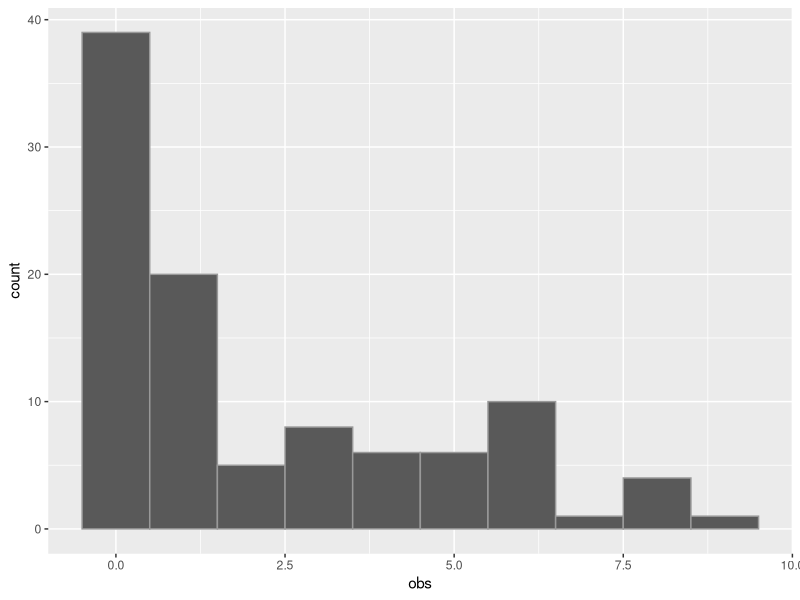
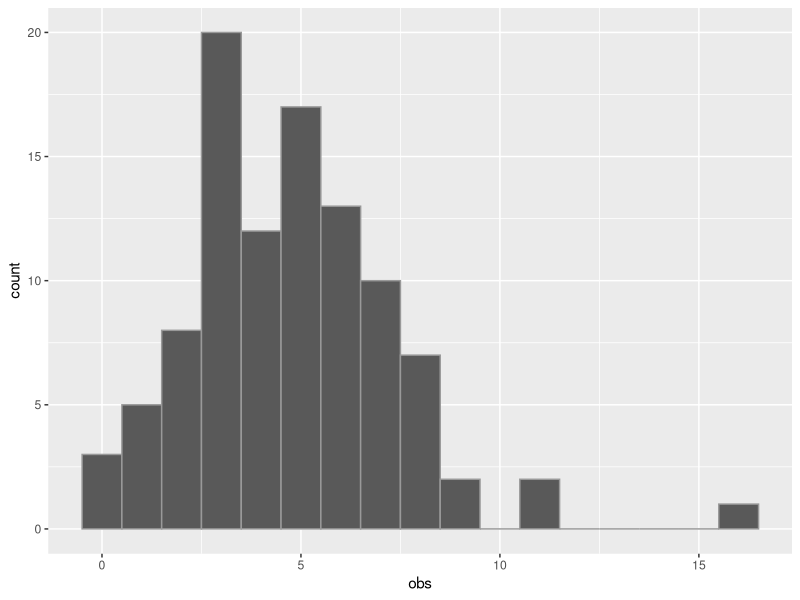

Source code (R) for these figures, in order: (Note: this script raises an error after producing the figures.)
## ---- chunk 1
library(ggplot2)
library(dplyr)
library(gtools)
library(matrixStats)
## ---- chunk 2
make_sim = function (N, lambda, tau) {
  J = 2             # number of mixture components
  # we will use mixture of exponential distributions here.
  
  data = data.frame(group = NA, obs = NA)
  
  for (i in 1:N) {
    group = sample(1:J, 1, prob = tau)
    obs = rpois(1, lambda[group])
    data[i,] = c(group, obs)
  }
  return (data)
}

data = make_sim(1e2, c(5,0.5), c(0.3,0.7))
alt_data = make_sim(1e2, c(5,0.5), c(1,0)) # no mixture case
ggplot(data, aes(x = obs)) +
  geom_histogram(binwidth = 1, linewidth = 0.5, color = "grey60")

ggplot(alt_data, aes(x =obs)) +
  geom_histogram(binwidth = 1, linewidth = 0.5, color = "grey60")

## ---- chunk 3
update_tau = function (z, k, delta) {
  pop_sizes = sapply(1:k, function (j) {sum(z == j)})
  return (gtools::rdirichlet(1, delta + pop_sizes))
}

update_theta = function (z, k, y, alpha, beta) {
  pop_sizes = sapply(1:k, function (j) {sum(z == j)})
  sum_squares = sapply(1:k, function (j) {
    sum(y[which(z == j)])
  })
  return (rgamma(k, alpha + sum_squares, beta + pop_sizes))
}

update_z = function (y, theta, tau, k) {
  return (
    sapply(
      y,
      function (yi) {
        sample(
          1:k, 1,
          prob = sapply(1:k, function (j) {
            tau[j] * dpois(yi, lambda = theta[j])
          })
        )
      }
    )
  )
}

split_merge = function (y, theta, tau, z, k, K) {
  if (k == 1) {
    return (split(y, theta, tau, z, delta) )
  } else {
    return (merge(y, theta, tau, z, delta))
  }
}

split = function (y, theta, tau, z, delta) {
  w = rbeta(2,2,2)
  oldtheta = theta
  oldtau = tau
  # if we are splitting, k = 1, so tau = 1
  tau = c(w[1], (1-w[1]))
  # if we are splitting, k = 1, so theta is one thing
  theta = c(theta * w[2]/tau[1], theta * (1-w[2])/tau[2])
  Jacobian = log(oldtheta/(oldtau*w[1] * (1-w[1])))
  A = -sm_acceptance_no_jac(
    oldtheta = theta, oldtau = tau,
    theta = oldtheta, tau = oldtau,
    w = w, y = y, z = z, delta = delta
  ) + Jacobian
  if (runif(1) < exp(A)) {
    # don't need min(1, A) because 1 <= A if min(1, A) = 1
    # accept the move
    z = update_z(y, theta, tau, 2)
    return (list(theta = theta, tau = tau, z = z))
  } else {
    return (list(theta = oldtheta, tau = oldtau, z = z))
  }
}

merge = function (y, theta, tau, z, delta) {
  w = c( # two weights imply the denominator sums to one
    tau[1], 
    (theta * tau)[1]/(sum(theta * tau))
  )
  
  oldtheta = theta
  oldtau = tau
  theta = sum(theta * tau)
  tau = 1
  Jacobian = log(oldtau[1] * 
    (oldtheta[1] * oldtau[1]^2 + oldtheta[2]*oldtau[2]^2)/
    (1 * (theta)^2))
  
  A = sm_acceptance_no_jac(oldtheta, oldtau, theta, tau, w, y, z = z, delta) + Jacobian
  if (runif(1) < exp(A)) {
    z = rep(1, length(y))
    return (list(theta = theta, tau = tau, z = z))
  } else {
    return (list(theta = oldtheta, tau = oldtau, z = z))
  }
}

# split-merge acceptance ratio without the jacobian
sm_acceptance_no_jac = function (oldtheta, oldtau, theta, tau, w, y, z, delta) {
  # theta is of length one
  # old theta is of length two
  log_lik_ratio = sum(dpois(y, theta, log = T)) - 
    (sum(dpois(y[z == 1], oldtheta[1], log = T)) + sum(dpois(y[z==2],oldtheta[2], log=T)))
  beta_density = -dbeta(oldtau[1], delta, delta, log = T)
  prior_ratio = dgamma(theta, alpha, beta, log = T) -
    (dgamma(oldtheta[1], alpha, beta, log = T) + dgamma(oldtheta[2], alpha, beta, log = T))
  weight_density = dbeta(w[1], 2,2) * dbeta(w[2], 2,2, log = T)
  return (-log(2) + log_lik_ratio + prior_ratio + beta_density + weight_density)
}

birth_death = function (y, theta, tau, z, k) {
  if (k == 1) {
    return (birth(y, theta, tau, z, k, alpha, beta)) 
  } else {
    return (death(y, theta, tau, z, k, alpha, beta))
  }
}

birth = function (y, theta, tau, z, k, alpha, beta) {
  oldtheta = theta
  oldtau = tau
  theta = c(theta, rgamma(1, alpha, beta))
  t = rbeta(1,1,1)
  tau = c(tau*(1-t), t)
  
  A = birth_death_acceptance_ratio(t, delta, k)
  if (runif(1) < A) {
    return (list(theta = theta, tau = tau))
  } else {
    return (list(theta = oldtheta, tau = oldtau))
  }
}

death = function (y, theta, tau, z, k, alpha, beta) {
  if (length(setdiff(z, 1:2)) == 0) {
    return (list(theta = theta, tau = tau)) # instantly rejected
  }
  missing = setdiff(z, 1:2)
  not_missing = setdiff(1:2, missing)
  oldtheta = theta
  oldtau = tau
  theta = theta[notmissing]
  noise = tau[missing]
  tau = 1
  
  A = 1/birth_death_acceptance_ratio(noise, delta, k)
  if (runif(1) < A) {
    return (lsit(theta = theta, tau = tau))
  } else {
    return (list(theta = oldtheta, theta = oldtau))
  }
}

birth_death_acceptance_ratio = function (tau, delta, k) {
  # the ratio for when k = 1
  return (
    1/2 * dbeta(tau, delta, delta)/dbeta(tau, 1, k) * (1-tau)
  )
}

log_prior = function (y, theta, tau, z, k, alpha, beta, delta) {
  prior_log_lik = sum(dgamma(theta, alpha, beta, log = T))
  prior_log_lik = prior_log_lik + sum(dbeta(tau, delta, delta, log = T))
  prior_log_lik = prior_log_lik - log(2) # for k
  
  prior_z = sapply(1:length(y), function (i) {
    z_probs = sapply(1:k, function (j) {
      log(tau[j]) + dpois(y[i], lambda = theta[j], log = T)
    })
    
    return (z_probs[z[i]] - matrixStats::logSumExp(z_probs))
  })
  prior_log_lik = prior_log_lik + sum(prior_z)
  return(prior_log_lik)
}

complete_log_post = function (y, theta, tau, z, k, alpha, beta, delta) {
  log_liks = sapply(1:k, function (j) {
    sum(dpois(y[z == j], theta[j], log = T))
  })
  return (
    sum(log_liks) + log_prior(y, theta, tau, z, k, alpha, beta, delta)
  )
}

log_post = function (y, theta, tau, z, k, alpha, beta, delta) {
  log_liks = sapply(y, function (yi) {
    matrixStats::logSumExp(
      sapply(1:k, function (j) {
        dpois(yi, theta[j], log = T) + log(tau[j])
      })
    )
  })
  
  return (
    sum(log_liks) + log_prior(y, theta, tau, z, k, alpha, beta, delta)
  )
}
## ---- chunk 4
rjmcmc = function (M, alpha, beta, delta, y, seed = 1) {
  set.seed(seed)

  params = c()
  
  alpha = 10 # priors
  beta = 1
  delta = 1
  
  pars = list(
    theta = rgamma(1, alpha, beta),
    tau = 1,
    k = 1,
    lik = NA,
    complete_lik = NA#,
    #  z = rep(1, N)
  )
  z = rep(1, length(y))
  
  # runs slowly if the z are saved in the theta
  # already runs kind of slowly
  for (i in 1:M) {
    pars$tau = update_tau(z, pars$k, delta)
    pars$theta = update_theta(z, pars$k, y, alpha, beta)
    pars$theta = sort(pars$theta)
    z = update_z(y, pars$theta, pars$tau, pars$k)
    
    sm = split_merge(y, pars$theta, pars$tau, z, pars$k, 2)
    pars$theta = sm$theta
    pars$tau = sm$tau
    z = sm$z
    pars$k = length(pars$tau)
    
    bd = birth_death(y, pars$theta, pars$tau, z, pars$k)
    pars$theta = bd$theta
    pars$theta = sort(pars$theta)
    pars$tau = bd$tau
    
    pars$post = log_post(y, pars$theta, pars$tau, z, pars$k, alpha, beta, delta)
    pars$complete_post = complete_log_post(y, pars$theta, pars$tau, z, pars$k, alpha, beta, delta)
    
    params[[i]] = pars
  }
  
  # we don't return the posterior over z, and just one sample, for ease
  return (list(params = params, allocations = z))
}
## ---- chunk 5
params = rjmcmc(1e4, 10, 1, 1, data$obs)$params
agg_data = data.frame(
  i = 1:M,
  k = sapply(1:M, function (i) {params[[i]]$k}),
  theta1 = sapply(1:M, function (i) {params[[i]]$theta[1]}),
  theta2 = sapply(1:M, function (i) {params[[i]]$theta[2]}),
  tau1 = sapply(1:M, function (i) {params[[i]]$tau[1]}),
  tau2 = sapply(1:M, function (i) {params[[i]]$tau[2]}),
  cpost = sapply(1:M, function (i) {params[[i]]$complete_post}),
  post = sapply(1:M, function (i) {params[[i]]$post})
) #%>%
#  filter(i > 100) # burn-in

agg_data %>%
  ggplot(aes(i)) +
  geom_line(aes(y = theta1, color = "theta1")) +
  geom_line(aes(y = theta2, color = "theta2")) +
  geom_hline(yintercept = c(mean(data[data$group==1,]$obs), 
                            mean(data[data$group==2,]$obs)))

agg_data %>%
  ggplot(aes(i)) +
  geom_line(aes(y = tau1, color = "tau1")) +
  geom_line(aes(y = tau2, color = "tau2")) +
  geom_hline(yintercept = c(mean(data$group == 1), mean(data$group == 2)))

agg_data %>%
  ggplot(aes(i)) +
  geom_line(aes(y = cpost)) +
  labs(title = "Complete data log-posterior")

agg_data %>%
  ggplot(aes(i)) +
  geom_line(aes(y = post)) +
  labs(title = "log-posterior")
## ---- chunk 6
params2 = rjmcmc(1e3, 10, 1, 1, alt_data$obs)$params
agg_data2 = data.frame(
  i = 1:M,
  k = sapply(1:M, function (i) {params2[[i]]$k}),
  theta1 = sapply(1:M, function (i) {params2[[i]]$theta[1]}),
  theta2 = sapply(1:M, function (i) {params2[[i]]$theta[2]}),
  tau1 = sapply(1:M, function (i) {params2[[i]]$tau[1]}),
  tau2 = sapply(1:M, function (i) {params2[[i]]$tau[2]}),
  cpost = sapply(1:M, function (i) {params2[[i]]$complete_post}),
  post = sapply(1:M, function (i) {params2[[i]]$post})
) %>%
  filter(i > 100) # burn-in

agg_data2 %>%
  ggplot(aes(i)) +
  geom_line(aes(y = theta1, color = "theta1")) +
  geom_line(aes(y = theta2, color = "theta2")) +
  geom_hline(yintercept = mean(alt_data$obs))

agg_data2 %>%
  ggplot(aes(i)) +  
  geom_hline(yintercept = 1) +
  geom_line(aes(y = tau1, color = "tau1")) +
  geom_line(aes(y = tau2, color = "tau2"))

agg_data2 %>%
  ggplot(aes(i)) +
  geom_line(aes(y = cpost)) +
  labs(title = "Complete data log-posterior")

agg_data2 %>%
  ggplot(aes(i)) +
  geom_line(aes(y = post)) +
  labs(title = "log-posterior")
## ---- chunk 7
mean(z != data$group)
